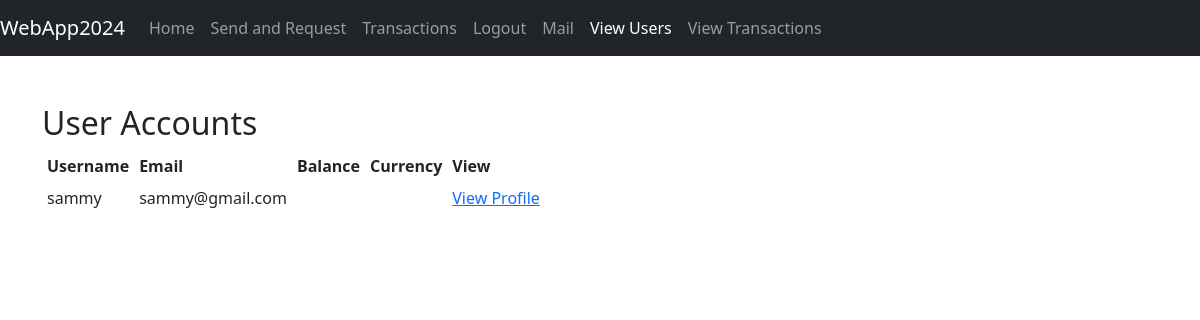
/adminapp/users/ (signed in), run on an earlier commit of the app's database.
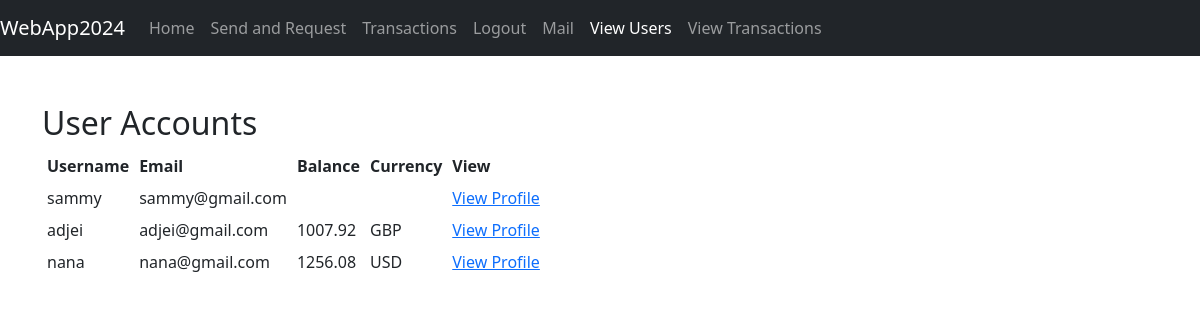
And on a later commit of the database.
### register/models.py (models this page shows, shortened)
class User(AbstractUser):
    CURRENCY_CHOICES = [
        ('GBP', 'British Pound'),
        ('USD', 'US Dollar'),
        ('EUR', 'Euro'),
    ]
    initial_balance = models.DecimalField(max_digits=10, decimal_places=2, default=1000)
    currency = models.CharField(
        max_length=3,
        choices=CURRENCY_CHOICES,
        default='GBP',
        help_text=_('Select your preferred currency.'),
    )

### payapp/models.py (models this page shows, shortened)
class Account(models.Model):
    user = models.OneToOneField(settings.AUTH_USER_MODEL, on_delete=models.CASCADE, related_name='account')
    balance = models.DecimalField(max_digits=10, decimal_places=2, default=1000.00)
    currency = models.CharField(max_length=3, choices=CURRENCY_CHOICES, default='GBP', help_text=_('Select your preferred currency.'))

### adminapp/views.py (the view)
# urls.py: path('users/', views.view_users, name='view_users'),
@staff_member_required
def view_users(request):
    users = User.objects.all()
    return render(request, 'adminapp/view_users.html', {'users': users})

### templates/adminapp/view_users.html
{% extends 'base.html' %}
{% block content %}
    <h2>User Accounts</h2>
    <table>
        <tr>
            <th>Username</th>
            <th>Email</th>
            <th>Balance</th>
            <th>Currency</th>
            <th>View</th>
        </tr>
        {% for user in users %}
            <tr>
                <td>{{ user.username }}</td>
                <td>{{ user.email }}</td>
                <td>{{ user.account.balance }}</td>
                <td>{{ user.account.currency }}</td>
                <td><a href="{% url 'adminapp:user_profile' user.id %}">View Profile</a></td>
            </tr>
        {% endfor %}
    </table>
{% endblock %}

What changed in the data, as far as the page shows it:
added User: username "adjei", email "adjei@gmail.com", account.balance "1007.92", account.currency "GBP"
added User: username "nana", email "nana@gmail.com", account.balance "1256.08", account.currency "USD"
